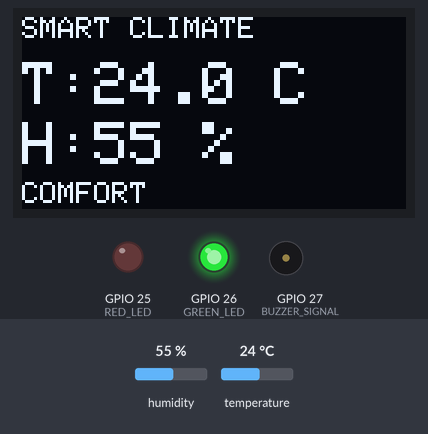
A sketch run on a simulated ESP32. Shown: 128×64 one-colour display, output pins drawn as LEDs (lit = HIGH), buzzer (waves = sounding, pin HIGH). The test bench sets the inputs (shaded band); at power-on: humidity 55 %, temperature 24 °C. What the sketch prints to the serial monitor is not drawn.

Above: at 3.2 s.
3.3 s: humidity set to 78 %
At 4.8 s:
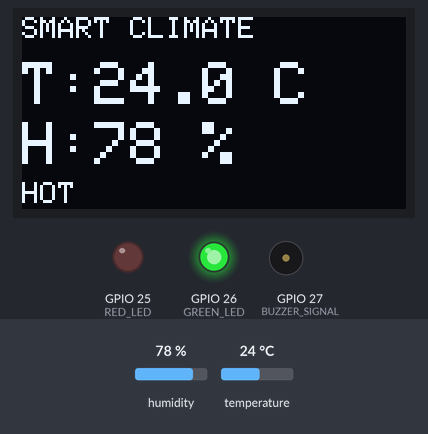
6.5 s: humidity set to 82 %
At 8.8 s:
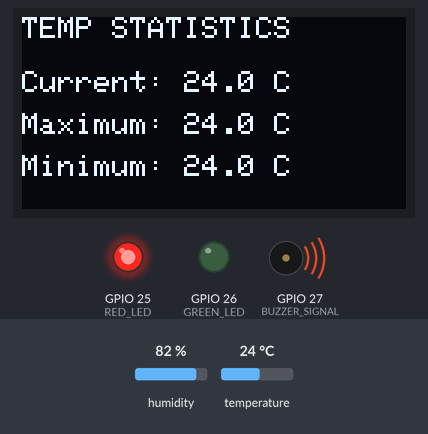
12.4 s: humidity set to 22 %
At 15.8 s:
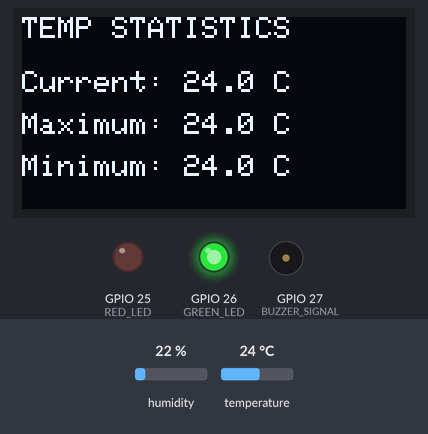
16.5 s: temperature set to 33 °C
At 19.3 s:
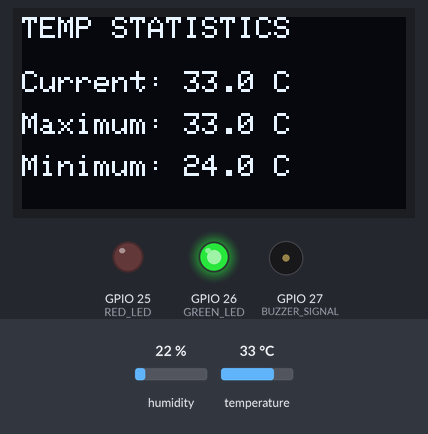
21.5 s: temperature set to 37 °C
At 25.8 s:
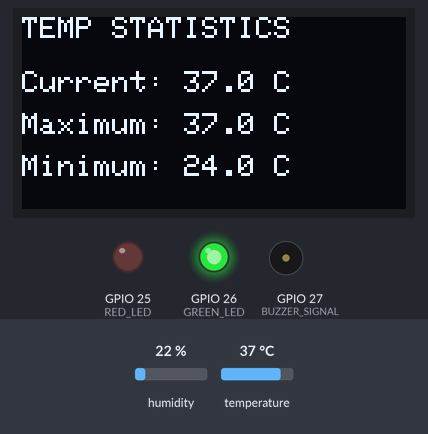
26.5 s: temperature set to 40 °C
At 30.8 s:
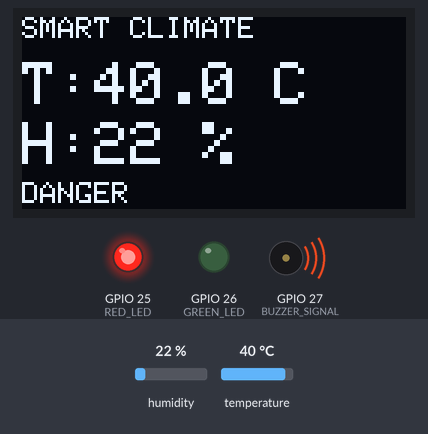
Timing chart, 0 to 36.5 s (numbered marks = the images above; inputs shaded):
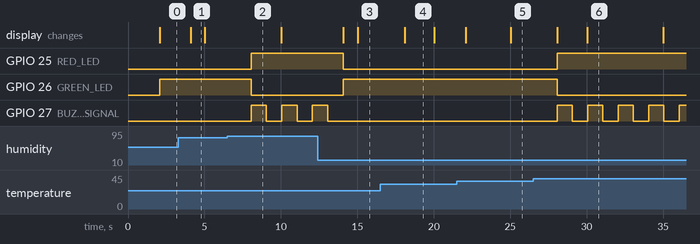

Measured:
- the behaviour switches between 80 and 81 % on humidity (found by bisection; images 1 and 2)
- the behaviour switches between 38 and 39 °C on temperature (found by bisection; images 5 and 6)
- after the input at 3.3 s, the display: changes after 0.79 s (image 1)
- after the input at 6.5 s, GPIO 25 (RED_LED): LOW → HIGH after 1.6 s; GPIO 26 (GREEN_LED): HIGH → LOW after 1.6 s; GPIO 27 (BUZZER_SIGNAL): alternates HIGH for 0.99 s and LOW for 1.0 s, starting after 1.6 s
- after the input at 12.4 s, GPIO 25 (RED_LED): HIGH → LOW after 1.7 s; GPIO 26 (GREEN_LED): LOW → HIGH after 1.7 s; GPIO 27 (BUZZER_SIGNAL): goes on until 13.1 s, then stays LOW; the display: first changes after 1.7 s (image 3 shows a later state)
- after the input at 16.5 s, the display: changes after 1.6 s (image 4)
- after the input at 21.5 s, the display: first changes after 0.59 s (image 5 shows a later state)
- after the input at 26.5 s, GPIO 25 (RED_LED): LOW → HIGH after 1.6 s; GPIO 26 (GREEN_LED): HIGH → LOW after 1.6 s; GPIO 27 (BUZZER_SIGNAL): alternates HIGH for 0.99 s and LOW for 1.0 s, starting after 1.6 s; the display: first changes after 1.6 s (image 6 shows a later state)

The sketch:

p1-climate-monitor.ino
```cpp
#include <Wire.h>
#include <DHTesp.h>
#include <Adafruit_GFX.h>
#include <Adafruit_SSD1306.h>

// ---------------- PIN DEFINITIONS ----------------
#define DHT_PIN       4
#define RED_LED       25
#define GREEN_LED     26
#define BUZZER_SIGNAL 27

// ---------------- OLED ----------------
#define SCREEN_WIDTH 128
#define SCREEN_HEIGHT 64
#define OLED_RESET -1
#define OLED_ADDRESS 0x3C

Adafruit_SSD1306 display(
  SCREEN_WIDTH,
  SCREEN_HEIGHT,
  &Wire,
  OLED_RESET
);

DHTesp dht;

// ---------------- TIMING ----------------
unsigned long lastSensorRead = 0;
unsigned long lastCSVLog = 0;
unsigned long lastScreenChange = 0;
unsigned long buzzerStartTime = 0;

const unsigned long SENSOR_INTERVAL = 2000;
const unsigned long CSV_INTERVAL = 5000;
const unsigned long SCREEN_INTERVAL = 5000;
const unsigned long BUZZER_DURATION = 1000;

// ---------------- SENSOR DATA ----------------
float temperature = 0;
float humidity = 0;

float maxTemperature = -100;
float minTemperature = 100;

String status = "STARTING";

int currentScreen = 0;
bool buzzerActive = false;

// =================================================
// SETUP
// =================================================

void setup() {

  Serial.begin(115200);

  pinMode(RED_LED, OUTPUT);
  pinMode(GREEN_LED, OUTPUT);
  pinMode(BUZZER_SIGNAL, OUTPUT);

  digitalWrite(RED_LED, LOW);
  digitalWrite(GREEN_LED, LOW);
  digitalWrite(BUZZER_SIGNAL, LOW);

  dht.setup(DHT_PIN, DHTesp::DHT11);

  Wire.begin(21, 22);

  if (!display.begin(SSD1306_SWITCHCAPVCC, OLED_ADDRESS)) {

    Serial.println("OLED initialization failed!");

    while (true);
  }

  display.clearDisplay();
  display.setTextColor(SSD1306_WHITE);
  display.setTextSize(1);

  display.setCursor(0, 0);
  display.println("SMART CLIMATE");
  display.println();
  display.println("Starting...");

  display.display();

  delay(2000);

  Serial.println("millis,temperature,humidity,status");
}

// =================================================
// MAIN LOOP
// =================================================

void loop() {

  unsigned long currentMillis = millis();

  // ---------------- SENSOR READING ----------------

  if (currentMillis - lastSensorRead >= SENSOR_INTERVAL) {

    lastSensorRead = currentMillis;

    TempAndHumidity data = dht.getTempAndHumidity();

    temperature = data.temperature;
    humidity = data.humidity;

    if (isnan(temperature) || isnan(humidity)) {

      Serial.println("DHT11 reading failed!");

      return;
    }

    // Update min/max temperature
    if (temperature < minTemperature) {
      minTemperature = temperature;
    }

    if (temperature > maxTemperature) {
      maxTemperature = temperature;
    }

    // ---------------- ALERT LOGIC ----------------

    if (temperature > 38 || humidity > 80) {

      status = "DANGER";

      digitalWrite(RED_LED, HIGH);
      digitalWrite(GREEN_LED, LOW);

      if (!buzzerActive) {

        digitalWrite(BUZZER_SIGNAL, HIGH);

        buzzerActive = true;
        buzzerStartTime = currentMillis;
      }
    }

    else if (temperature > 32 || humidity > 70) {

      status = "HOT";

      digitalWrite(RED_LED, LOW);
      digitalWrite(GREEN_LED, HIGH);
    }

    else if (temperature >= 20 && temperature <= 30 &&
             humidity >= 40 && humidity <= 70) {

      status = "COMFORT";

      digitalWrite(RED_LED, LOW);
      digitalWrite(GREEN_LED, HIGH);
    }

    else {

      status = "COOL";

      digitalWrite(RED_LED, LOW);
      digitalWrite(GREEN_LED, HIGH);
    }

    updateOLED();
  }

  // ---------------- BUZZER TIMER ----------------

  if (buzzerActive &&
      currentMillis - buzzerStartTime >= BUZZER_DURATION) {

    digitalWrite(BUZZER_SIGNAL, LOW);

    buzzerActive = false;
  }

  // ---------------- CSV LOGGING ----------------

  if (currentMillis - lastCSVLog >= CSV_INTERVAL) {

    lastCSVLog = currentMillis;

    Serial.print(millis());
    Serial.print(",");

    Serial.print(temperature, 1);
    Serial.print(",");

    Serial.print(humidity, 1);
    Serial.print(",");

    Serial.println(status);
  }

  // ---------------- SCREEN SWITCHING ----------------

  if (currentMillis - lastScreenChange >= SCREEN_INTERVAL) {

    lastScreenChange = currentMillis;

    currentScreen++;

    if (currentScreen > 1) {
      currentScreen = 0;
    }

    updateOLED();
  }
}

// =================================================
// OLED DISPLAY
// =================================================

void updateOLED() {

  display.clearDisplay();

  display.setTextColor(SSD1306_WHITE);

  if (currentScreen == 0) {

    display.setTextSize(1);

    display.setCursor(0, 0);
    display.println("SMART CLIMATE");

    display.setTextSize(2);

    display.setCursor(0, 15);
    display.print("T:");
    display.print(temperature, 1);
    display.println(" C");

    display.setCursor(0, 35);
    display.print("H:");
    display.print(humidity, 0);
    display.println(" %");

    display.setTextSize(1);

    display.setCursor(0, 55);
    display.print(status);
  }

  else {

    display.setTextSize(1);

    display.setCursor(0, 0);
    display.println("TEMP STATISTICS");

    display.setCursor(0, 18);
    display.print("Current: ");
    display.print(temperature, 1);
    display.println(" C");

    display.setCursor(0, 32);
    display.print("Maximum: ");
    display.print(maxTemperature, 1);
    display.println(" C");

    display.setCursor(0, 46);
    display.print("Minimum: ");
    display.print(minTemperature, 1);
    display.println(" C");
  }

  display.display();
}
```
